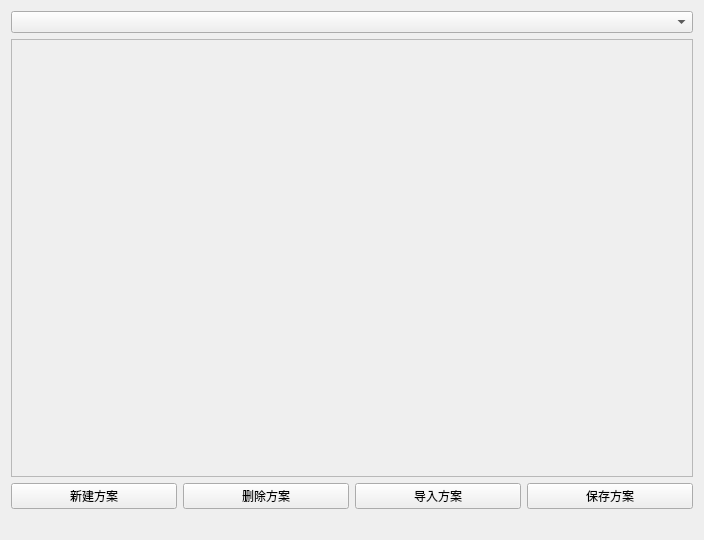
<?xml version="1.0" encoding="UTF-8"?>
<ui version="4.0">
 <class>SetupTab</class>
 <widget class="QWidget" name="SetupTab">
  <property name="geometry">
   <rect>
    <x>0</x>
    <y>0</y>
    <width>704</width>
    <height>540</height>
   </rect>
  </property>
  <property name="windowTitle">
   <string>Form</string>
  </property>
  <layout class="QGridLayout" name="gridLayout">
   <item row="0" column="0" colspan="4">
    <widget class="QComboBox" name="comboBox"/>
   </item>
   <item row="1" column="0" colspan="4">
    <widget class="QScrollArea" name="scrollArea">
     <property name="widgetResizable">
      <bool>true</bool>
     </property>
     <widget class="Widget" name="widgetInputs">
      <property name="geometry">
       <rect>
        <x>0</x>
        <y>0</y>
        <width>684</width>
        <height>443</height>
       </rect>
      </property>
      <layout class="QGridLayout" name="gridLayout_3"/>
     </widget>
    </widget>
   </item>
   <item row="2" column="0">
    <widget class="QPushButton" name="btnCreateList">
     <property name="text">
      <string>新建方案</string>
     </property>
    </widget>
   </item>
   <item row="2" column="1">
    <widget class="QPushButton" name="btnDeleteList">
     <property name="text">
      <string>删除方案</string>
     </property>
    </widget>
   </item>
   <item row="2" column="2">
    <widget class="QPushButton" name="btnRead">
     <property name="text">
      <string>导入方案</string>
     </property>
    </widget>
   </item>
   <item row="2" column="3">
    <widget class="QPushButton" name="btnSave">
     <property name="text">
      <string>保存方案</string>
     </property>
    </widget>
   </item>
   <item row="3" column="0" colspan="4">
    <widget class="QWidget" name="widgetProgress" native="true">
     <layout class="QHBoxLayout" name="horizontalLayout">
      <property name="spacing">
       <number>0</number>
      </property>
      <property name="leftMargin">
       <number>0</number>
      </property>
      <property name="topMargin">
       <number>0</number>
      </property>
      <property name="rightMargin">
       <number>0</number>
      </property>
      <property name="bottomMargin">
       <number>0</number>
      </property>
      <item>
       <widget class="QLabel" name="labelStatus">
        <property name="text">
         <string/>
        </property>
       </widget>
      </item>
     </layout>
    </widget>
   </item>
  </layout>
 </widget>
 <customwidgets>
  <customwidget>
   <class>Widget</class>
   <extends>QWidget</extends>
   <header>widget.h</header>
   <container>1</container>
  </customwidget>
 </customwidgets>
 <resources/>
 <connections/>
</ui>
